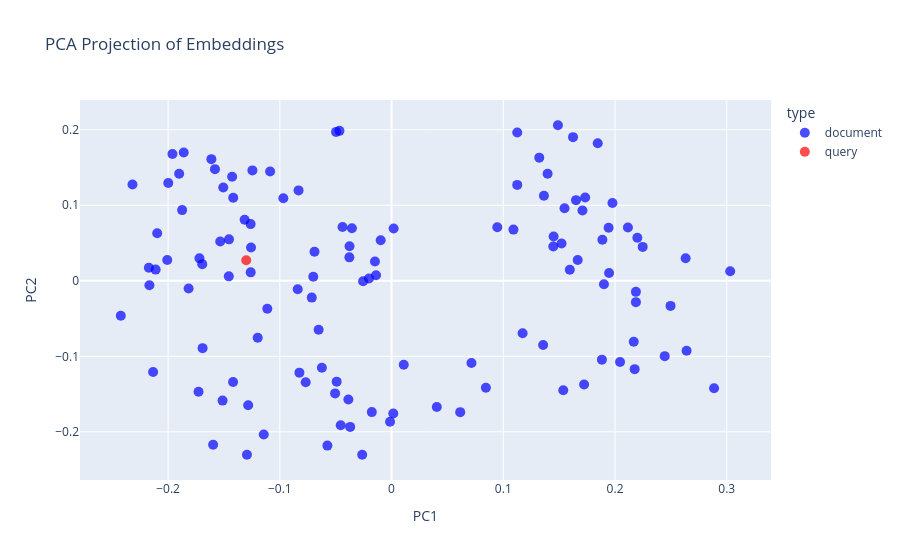

Notebook cell for this chart:
### Code cell
# Метод 1: PCA визуализация
print("=== PCA Визуализация ===")
pca = PCA(n_components=2, random_state=42)
embeddings_pca = pca.fit_transform(embeddings_array)

# Создаем DataFrame для Plotly
pca_df = pd.DataFrame(
    {'x': embeddings_pca[:, 0], 'y': embeddings_pca[:, 1], 'label': labels,
     'type': doc_types})

# Визуализация PCA
fig_pca = px.scatter(pca_df, x='x', y='y', color='type',
                     title='PCA Projection of Embeddings',
                     labels={'x': 'PC1', 'y': 'PC2'}, hover_data=['label'],
                     color_discrete_map={'document': 'blue', 'query': 'red'})
fig_pca.update_traces(marker=dict(size=10, opacity=0.7))
fig_pca.show()

### Figure 1 — Plotly figure (JSON) as saved in the notebook; plotly's stock layout.template omitted (floating-point values rounded to 4 significant figures)
{"data": [{"customdata": [["Doc_0_Екатеринбург"], ["Doc_1_Екатеринбург"], ["Doc_2_Екатеринбург"], ["Doc_3_Екатеринбург"], ["Doc_4_Екатеринбург"], ["Doc_5_Екатеринбург"], ["Doc_6_Екатеринбург"], ["Doc_7_Екатеринбург"], ["Doc_8_Екатеринбург"], ["Doc_9_Екатеринбург"], ["Doc_10_Екатеринбург"], ["Doc_11_Екатеринбург"], ["Doc_12_Екатеринбург"], ["Doc_13_Екатеринбург"], ["Doc_14_Екатеринбург"], ["Doc_15_Екатеринбург"], ["Doc_16_Екатеринбург"], ["Doc_17_Екатеринбург"], ["Doc_18_Екатеринбург"], ["Doc_19_Екатеринбург"], ["Doc_20_Екатеринбург"], ["Doc_21_Екатеринбург"], ["Doc_22_Екатеринбург"], ["Doc_23_Екатеринбург"], ["Doc_24_Екатеринбург"], ["Doc_25_Екатеринбург"], ["Doc_26_Екатеринбург"], ["Doc_27_Екатеринбург"], ["Doc_28_Екатеринбург"], ["Doc_29_Екатеринбург"], ["Doc_30_Екатеринбург"], ["Doc_31_Екатеринбург"], ["Doc_32_Нижний Новгород"], ["Doc_33_Нижний Новгород"], ["Doc_34_Нижний Новгород"], ["Doc_35_Нижний Новгород"], ["Doc_36_Нижний Новгород"], ["Doc_37_Нижний Новгород"], ["Doc_38_Нижний Новгород"], ["Doc_39_Нижний Новгород"], ["Doc_40_Нижний Новгород"], ["Doc_41_Нижний Новгород"], ["Doc_42_Нижний Новгород"], ["Doc_43_Нижний Новгород"], ["Doc_44_Нижний Новгород"], ["Doc_45_Нижний Новгород"], ["Doc_46_Нижний Новгород"], ["Doc_47_Нижний Новгород"], ["Doc_48_Нижний Новгород"], ["Doc_49_Нижний Новгород"], ["Doc_50_Нижний Новгород"], ["Doc_51_Нижний Новгород"], ["Doc_52_Нижний Новгород"], ["Doc_53_Нижний Новгород"], ["Doc_54_Нижний Новгород"], ["Doc_55_Нижний Новгород"], ["Doc_56_Нижний Новгород"], ["Doc_57_Нижний Новгород"], ["Doc_58_Нижний Новгород"], ["Doc_59_Нижний Новгород"], ["Doc_60_Нижний Новгород"], ["Doc_61_Нижний Новгород"], ["Doc_62_Нижний Новгород"], ["Doc_63_Нижний Новгород"], ["Doc_64_Нижний Новгород"], ["Doc_65_Нижний Новгород"], ["Doc_66_Нижний Новгород"], ["Doc_67_Владимир"], ["Doc_68_Владимир"], ["Doc_69_Владимир"], ["Doc_70_Владимир"], ["Doc_71_Владимир"], ["Doc_72_Владимир"], ["Doc_73_Владимир"], ["Doc_74_Владимир"], ["Doc_75_Владимир"], ["Doc_76_Владимир"], ["Doc_77_Владимир"], ["Doc_78_Владимир"], ["Doc_79_Владимир"], ["Doc_80_Владимир"], ["Doc_81_Владимир"], ["Doc_82_Владимир"], ["Doc_83_Владимир"], ["Doc_84_Владимир"], ["Doc_85_Владимир"], ["Doc_86_Владимир"], ["Doc_87_Ярославль"], ["Doc_88_Ярославль"], ["Doc_89_Ярославль"], ["Doc_90_Ярославль"], ["Doc_91_Ярославль"], ["Doc_92_Ярославль"], ["Doc_93_Ярославль"], ["Doc_94_Ярославль"], ["Doc_95_Ярославль"], ["Doc_96_Ярославль"], ["Doc_97_Ярославль"], ["Doc_98_Ярославль"], ["Doc_99_Ярославль"], ["Doc_100_Ярославль"], ["Doc_101_Ярославль"], ["Doc_102_Ярославль"], ["Doc_103_Ярославль"], ["Doc_104_Ярославль"], ["Doc_105_Ярославль"], ["Doc_106_Ярославль"], ["Doc_107_Ярославль"], ["Doc_108_Ярославль"], ["Doc_109_Ярославль"], ["Doc_110_Ярославль"], ["Doc_111_Ярославль"], ["Doc_112_Ярославль"], ["Doc_113_Ярославль"], ["Doc_114_Ярославль"], ["Doc_115_Ярославль"], ["Doc_116_Ярославль"], ["Doc_117_Ярославль"], ["Doc_118_Ярославль"], ["Doc_119_Нижний Новгород"]], "hovertemplate": "type=document<br>PC1=%{x}<br>PC2=%{y}<br>label=%{customdata[0]}<extra></extra>", "legendgroup": "document", "marker": {"color": "blue", "symbol": "circle", "opacity": 0.7, "size": 10}, "mode": "markers", "name": "document", "orientation": "v", "showlegend": true, "x": [-0.03774, -0.02549, -0.1533, -0.1427, -0.1961, -0.1719, -0.1901, -0.1998, -0.1613, -0.1874, 0.1845, 0.1624, 0.1489, 0.1125, 0.1322, 0.1397, -0.1315, -0.1506, -0.1087, -0.04663, -0.04967, -0.08323, -0.2319, 0.1651, 0.1709, -0.03548, -0.04388, 0.1595, -0.1581, -0.1417, -0.1245, -0.186, -0.05053, -0.03864, -0.001354, 0.001529, -0.06234, -0.07683, -0.03705, 0.08442, 0.04049, 0.07152, -0.1283, -0.1418, -0.1597, 0.2168, 0.1357, 0.1883, -0.1144, -0.02627, -0.05743, -0.2134, -0.1728, -0.1512, 0.2445, 0.264, 0.2176, 0.2886, 0.2187, 0.2497, 0.1537, 0.2045, 0.1723, -0.01768, -0.04551, 0.01092, -0.1294, 0.2187, 0.1448, 0.09464, 0.1947, -0.1694, -0.08399, -0.07139, -0.06526, 0.2632, 0.3031, 0.1887, 0.145, -0.2007, 0.1901, 0.1666, -0.01487, -0.02022, -0.06897, -0.01389, -0.1691, 0.1733, 0.2248, 0.2115, 0.1521, 0.22, 0.1977, -0.07006, 0.1548, -0.04913, 0.001852, -0.009731, -0.03761, -0.1112, -0.1261, -0.1816, -0.1198, -0.08246, 0.1943, 0.1173, 0.1091, -0.1457, -0.1455, -0.1258, -0.1261, -0.2097, -0.2111, -0.2172, -0.2423, 0.1363, 0.1125, -0.09685, -0.2167, 0.06144], "xaxis": "x", "y": [0.03102, -0.0006701, 0.05202, 0.1379, 0.1679, 0.0297, 0.1417, 0.1294, 0.1611, 0.09365, 0.1822, 0.1902, 0.206, 0.1964, 0.1631, 0.1419, 0.08079, 0.1235, 0.1447, 0.1986, 0.1972, 0.1197, 0.1276, 0.1068, 0.0931, 0.06969, 0.0712, 0.01462, 0.1479, 0.11, 0.1462, 0.1699, -0.1491, -0.1572, -0.1866, -0.1758, -0.1151, -0.1344, -0.1935, -0.1416, -0.1671, -0.1088, -0.1648, -0.1341, -0.2171, -0.08074, -0.08501, -0.1044, -0.2037, -0.2303, -0.2183, -0.1207, -0.147, -0.1587, -0.09977, -0.0926, -0.117, -0.1423, -0.01462, -0.03325, -0.145, -0.1076, -0.1373, -0.1739, -0.1913, -0.1113, -0.2304, -0.02825, 0.04532, 0.07085, 0.01025, 0.02205, -0.01121, -0.02226, -0.06479, 0.02984, 0.01256, 0.0544, 0.05862, 0.02753, -0.004539, 0.02746, 0.02554, 0.002961, 0.03837, 0.007245, -0.08919, 0.1104, 0.04492, 0.0706, 0.0495, 0.05703, 0.1031, 0.005402, 0.09618, -0.1336, 0.06928, 0.0538, 0.04572, -0.03706, 0.07506, -0.01011, -0.07544, -0.1217, 0.0702, -0.0694, 0.0678, 0.005867, 0.05488, 0.04418, 0.0112, 0.06301, 0.01481, 0.01725, -0.04638, 0.1126, 0.127, 0.1093, -0.005849, -0.1739], "yaxis": "y", "type": "scatter"}, {"customdata": [["Query"]], "hovertemplate": "type=query<br>PC1=%{x}<br>PC2=%{y}<br>label=%{customdata[0]}<extra></extra>", "legendgroup": "query", "marker": {"color": "red", "symbol": "circle", "opacity": 0.7, "size": 10}, "mode": "markers", "name": "query", "orientation": "v", "showlegend": true, "x": [-0.1301], "xaxis": "x", "y": [0.0271], "yaxis": "y", "type": "scatter"}], "layout": {"xaxis": {"anchor": "y", "domain": [0.0, 1.0], "title": {"text": "PC1"}}, "yaxis": {"anchor": "x", "domain": [0.0, 1.0], "title": {"text": "PC2"}}, "legend": {"title": {"text": "type"}, "tracegroupgap": 0}, "title": {"text": "PCA Projection of Embeddings"}}}
